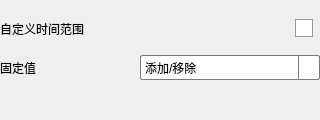
     <widget class="QWidget" name="tab_3">
      <attribute name="icon">
       <iconset>
        <normaloff>../res/FixedValueConstraints.png</normaloff>../res/FixedValueConstraints.png</iconset>
      </attribute>
      <attribute name="title">
       <string>固定值约束</string>
      </attribute>
      <layout class="QGridLayout" name="gridLayout_11">
       <property name="leftMargin">
        <number>0</number>
       </property>
       <property name="topMargin">
        <number>9</number>
       </property>
       <property name="rightMargin">
        <number>0</number>
       </property>
       <property name="bottomMargin">
        <number>0</number>
       </property>
       <item row="0" column="0">
        <layout class="QVBoxLayout" name="verticalLayout_11">
         <item>
          <layout class="QHBoxLayout" name="horizontalLayout_7">
           <item>
            <widget class="QLabel" name="label_3">
             <property name="minimumSize">
              <size>
               <width>100</width>
               <height>25</height>
              </size>
             </property>
             <property name="maximumSize">
              <size>
               <width>100</width>
               <height>25</height>
              </size>
             </property>
             <property name="text">
              <string>自定义时间范围</string>
             </property>
            </widget>
           </item>
           <item>
            <spacer name="horizontalSpacer_11">
             <property name="orientation">
              <enum>Qt::Horizontal</enum>
             </property>
             <property name="sizeHint" stdset="0">
              <size>
               <width>20</width>
               <height>40</height>
              </size>
             </property>
            </spacer>
           </item>
           <item>
            <widget class="QCheckBox" name="checkBox">
             <property name="minimumSize">
              <size>
               <width>25</width>
               <height>25</height>
              </size>
             </property>
             <property name="maximumSize">
              <size>
               <width>25</width>
               <height>25</height>
              </size>
             </property>
             <property name="styleSheet">
              <string notr="true">QCheckBox {
    color: transparent;
    spacing: 0px;
}

QCheckBox::indicator {
    width: 16px;
    height: 16px;
    border: 1px solid rgb(150, 150, 150);
    background: rgb(255, 255, 255);
}

QCheckBox::indicator:hover {
    background: rgb(242, 242, 242);
}

QCheckBox::indicator:checked {
    image: url(../res/checkBox.png);
}</string>
             </property>
             <property name="text">
              <string/>
             </property>
             <property name="checked">
              <bool>false</bool>
             </property>
            </widget>
           </item>
          </layout>
         </item>
         <item>
          <layout class="QHBoxLayout" name="horizontalLayout_18">
           <property name="spacing">
            <number>0</number>
           </property>
           <item>
            <widget class="QLabel" name="label_72">
             <property name="minimumSize">
              <size>
               <width>100</width>
               <height>25</height>
              </size>
             </property>
             <property name="maximumSize">
              <size>
               <width>100</width>
               <height>25</height>
              </size>
             </property>
             <property name="text">
              <string>固定值</string>
             </property>
            </widget>
           </item>
           <item>
            <spacer name="horizontalSpacer_78">
             <property name="orientation">
              <enum>Qt::Horizontal</enum>
             </property>
             <property name="sizeHint" stdset="0">
              <size>
               <width>40</width>
               <height>20</height>
              </size>
             </property>
            </spacer>
           </item>
           <item>
            <widget class="QComboBox" name="comboBox_10">
             <property name="minimumSize">
              <size>
               <width>180</width>
               <height>12</height>
              </size>
             </property>
             <property name="maximumSize">
              <size>
               <width>180</width>
               <height>25</height>
              </size>
             </property>
             <property name="styleSheet">
              <string notr="true">QComboBox {
    background-color: white;
    border: 1px solid rgb(122, 122, 122); /* 默认边界颜色 */
    border-radius: 2px;
    min-height: 10px;
}

QComboBox:hover {
    border: 1px solid rgb(23, 23, 23); /* 鼠标悬浮时边界颜色 */
}

QComboBox::drop-down {
    subcontrol-origin: padding;
    subcontrol-position: top right;
    width: 20px;
    border-left-width: 1px;
    border-left-color: rgb(122, 122, 122); /* 默认边界颜色 */
    border-left-style: solid;
    border-top-right-radius: 3px;
    border-bottom-right-radius: 3px;
}

QComboBox::drop-down:hover {
    border-left-color: rgb(23, 23, 23); /* 鼠标悬浮时边界颜色 */
}

QComboBox::down-arrow {
    image: url(&quot;../res/arrow.png&quot;); /* 使用相对路径 */
    width: 10px;
    height: 10px;
}

QComboBox QAbstractItemView {
    border: 1px solid rgb(122, 122, 122); /* 默认边界颜色 */
    selection-background-color: #f0f0f0;
    selection-color: black;
    outline: 0px;
}

QComboBox QAbstractItemView::item {
    min-height: 20px; /* 增加选项高度 */
}

QComboBox QAbstractItemView QScrollBar:vertical {
    border: 1px solid rgb(122, 122, 122); /* 默认边界颜色 */
    background: white;
    width: 12px;
    margin: 0px 0px 0px 0px;
}

QComboBox QAbstractItemView QScrollBar::handle:vertical {
    background: #bfbfbf;
    min-height: 20px;
    border-radius: 5px;
}

QComboBox QAbstractItemView QScrollBar::add-line:vertical {
    background: white;
    height: 0px;
    subcontrol-position: bottom;
    subcontrol-origin: margin;
}

QComboBox QAbstractItemView QScrollBar::sub-line:vertical {
    background: white;
    height: 0px;
    subcontrol-position: top;
    subcontrol-origin: margin;
}

QComboBox QAbstractItemView QScrollBarup-arrow:vertical, 
QComboBox QAbstractItemView QScrollBardown-arrow:vertical {
    border: none;
    width: 0px;
    height: 0px;
    background: none;
}

QComboBox QAbstractItemView QScrollBaradd-page:vertical, 
QComboBox QAbstractItemView QScrollBarsub-page:vertical {
    background: none;
}

</string>
             </property>
             <item>
              <property name="text">
               <string>添加/移除</string>
              </property>
             </item>
            </widget>
           </item>
          </layout>
         </item>
         <item>
          <spacer name="verticalSpacer_4">
           <property name="orientation">
            <enum>Qt::Vertical</enum>
           </property>
           <property name="sizeHint" stdset="0">
            <size>
             <width>20</width>
             <height>40</height>
            </size>
           </property>
          </spacer>
         </item>
        </layout>
       </item>
      </layout>
     </widget>
